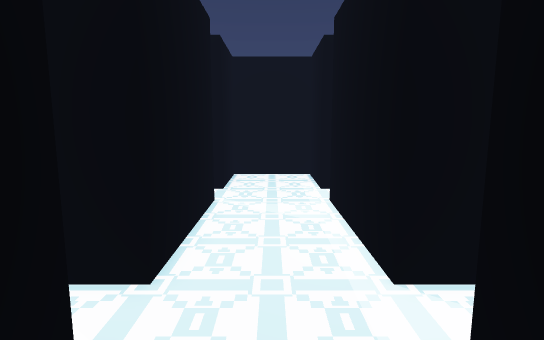
[1] (above)

16 first-person views from a walk through a Godot game level. The camera is 1.3 m above the floor, tilts 8° down and sees 80° across. The floor is counted in squares, 0.5 m on a side. Each view is taken from the middle of a square. On the plan, view 1 faces up. The plan holds only what a view shows up to about 20 squares ahead; the rest is blank. The place goes on beyond the plan. Characters and animated objects are left out. Some surface patterns are stand-ins.

[2]
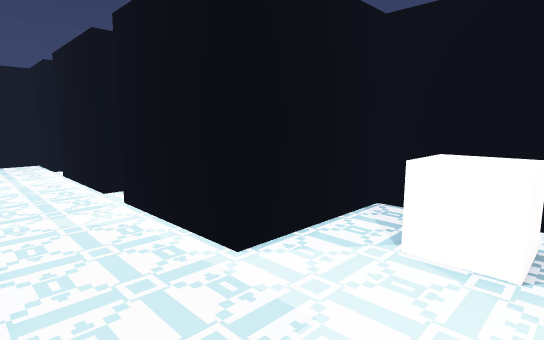

[3]
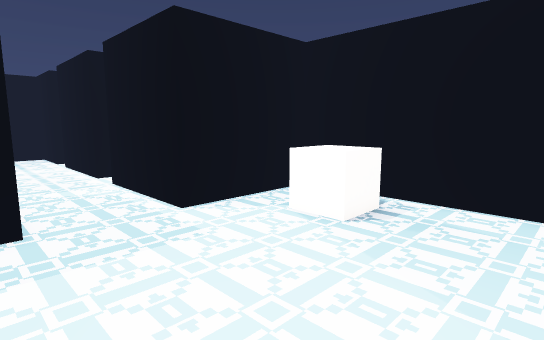

[4]
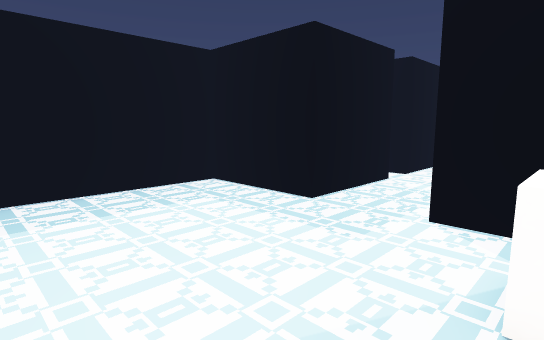

[5]
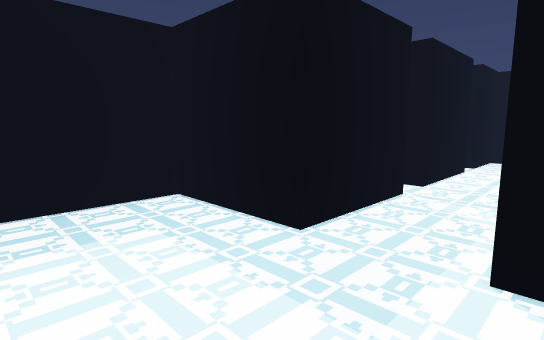

[6]
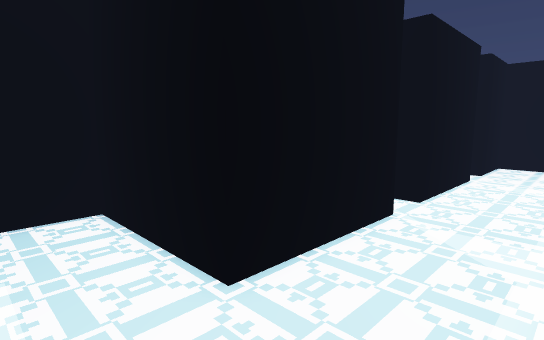

[7]
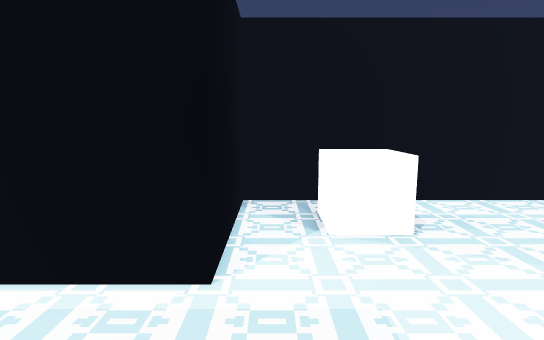

[8]
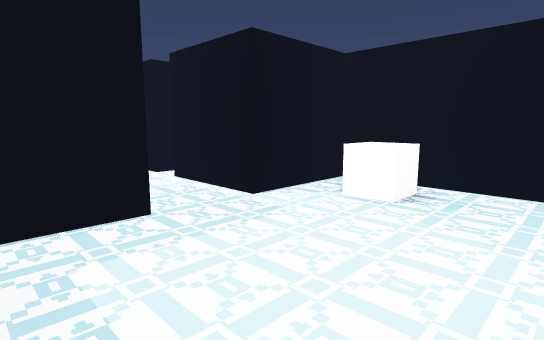

[9]
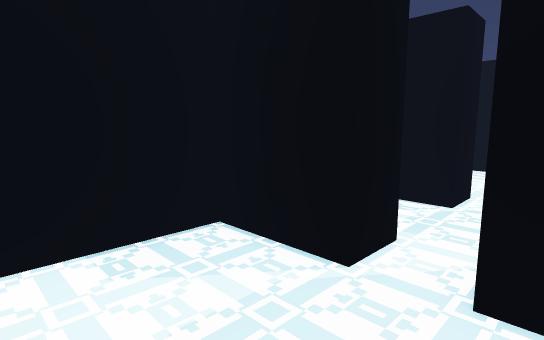

[10]
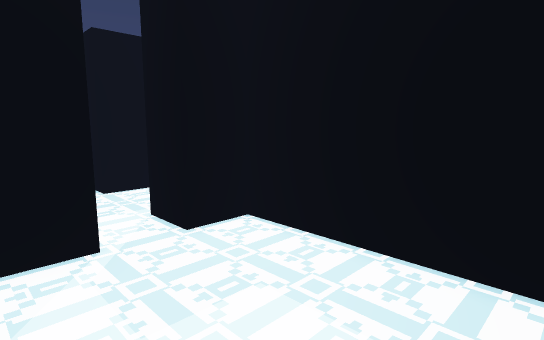

[11]
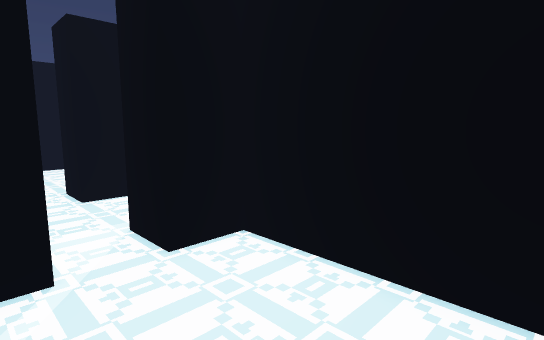

[12]
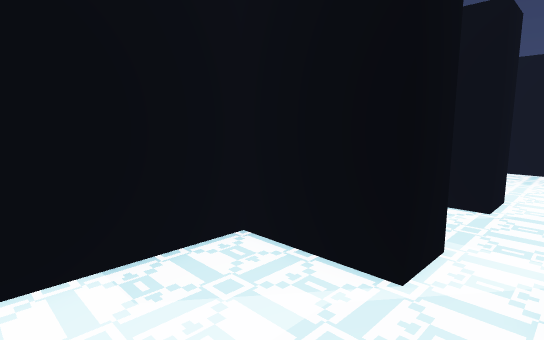

[13]
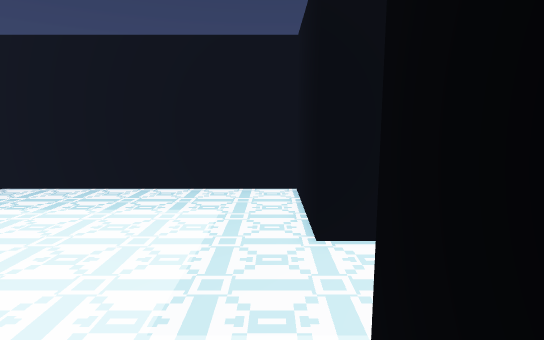

[14]
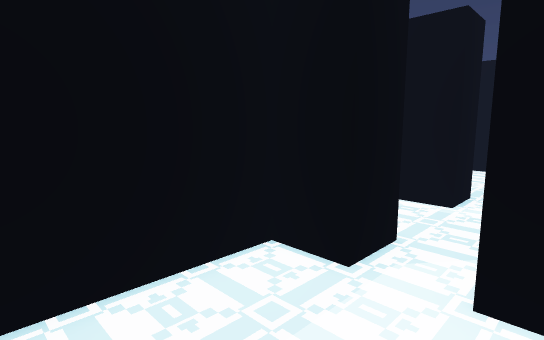

[15]
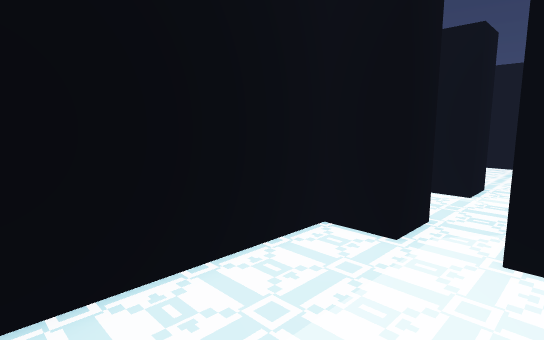

[16]
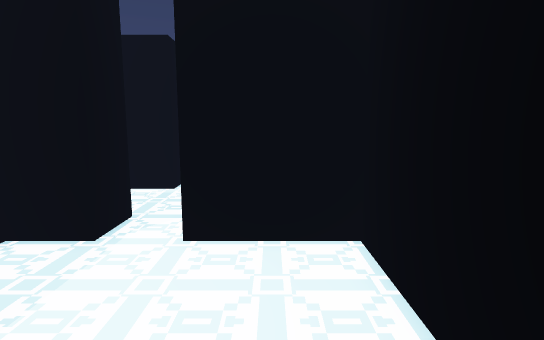

### Floor plan
Points are (right, up) in squares from view 1. A wall is a line through its corners. A room is listed if a view was taken in it or the views show most of it. See-through windows are left out.
Room 1 (views 1, 2, 3, 4, 5, 6, 7, 8, 13)
walls: (-4, 3) (-2, 3) (-2, -3) (-8, -3) (-8, -12.5); (2, 5) (2, 11); (8, -12.5) (8, -3) (2, -3) (2, 3); (-2, 11.1) (-2, 5) (-4, 5); (2, 13) (2, 17) (-2, 17) (-2, 13) (-2.5, 13)
ways out: opening at (1, 4) to room 2; opening at (-4, 4) to room 3; opening at (1, 12)
objects: other object (4, -7) to (6, -5)
Room 2 (views 9, 10, 11, 12)
walls: (4, 3.1) (4, -1) (8.6, -1); (9.5, 7) (4, 7) (4, 5) (2, 5); (12, 5.2) (12, 6.9); (2, 3) (3.5, 3)
ways out: opening at (1, 4) to room 1
Room 3 (views 14, 15, 16)
walls: (-12, 3.2) (-12, 1.1); (-4, 5) (-4, 7) (-7.4, 7); (-5.1, -1) (-4, -1) (-4, 3); (-12, 6.8) (-12, 5.6)
ways out: opening at (-4, 4) to room 1

Positions as (right, up) in squares from view 1, and headings:
1: (0, 0), facing up
2: (-2, -8), facing up-right
3: (-3, -12), facing up-right
4: (5, -12), facing up-left
5: (3, -9), facing up-left
6: (2, -6), facing up-left
7: (-3, -4), facing right
8: (-6, -12), facing up-right
9: (9, 6), facing down-left
10: (11, 1), facing up-left
11: (10, 2), facing up-left
12: (9, 5), facing down-left
13: (5, -4), facing left
14: (-9, 2), facing up-right
15: (-11, 2), facing up-right
16: (-11, 1), facing right
